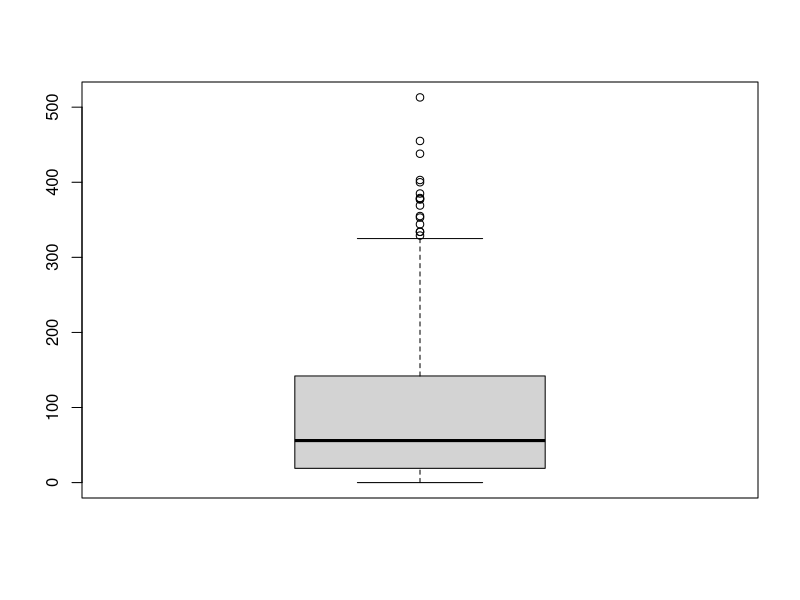
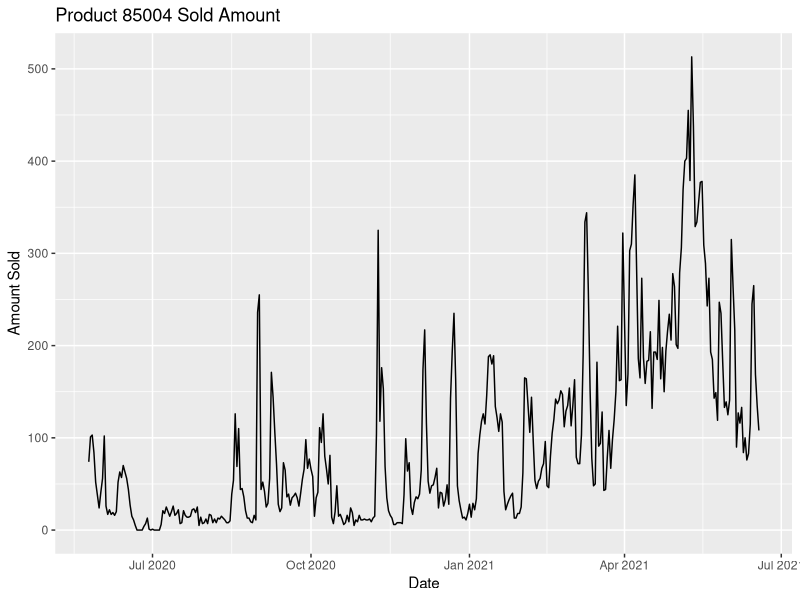
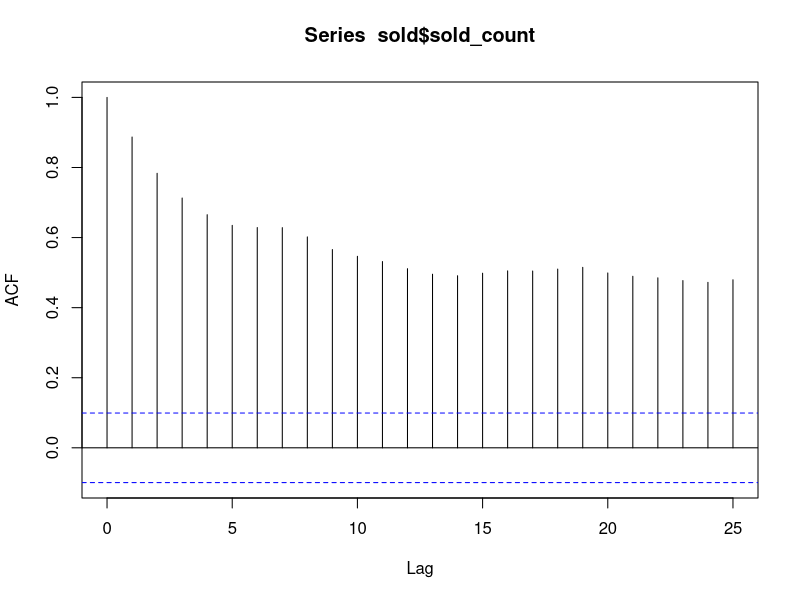
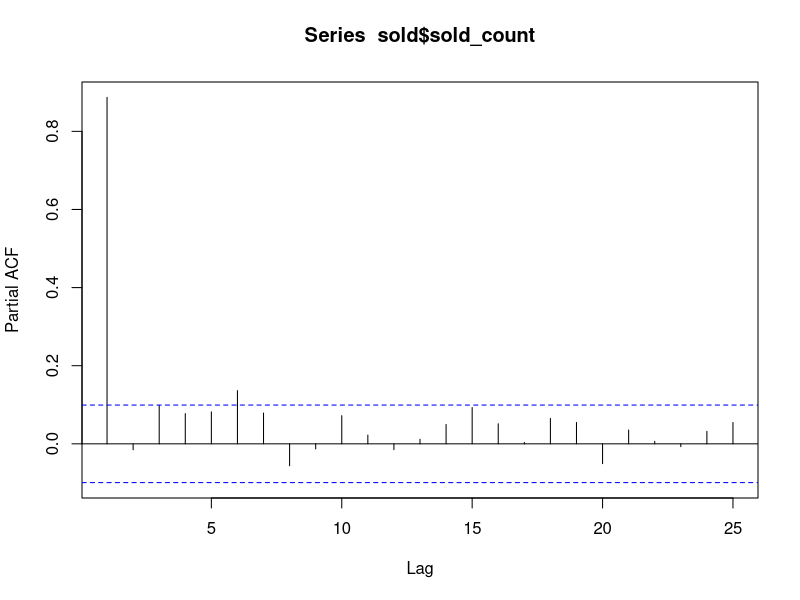
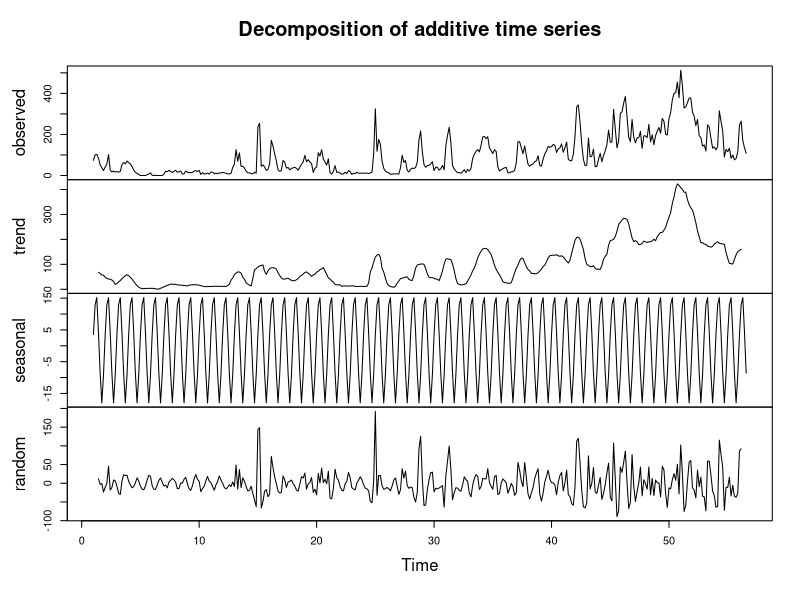
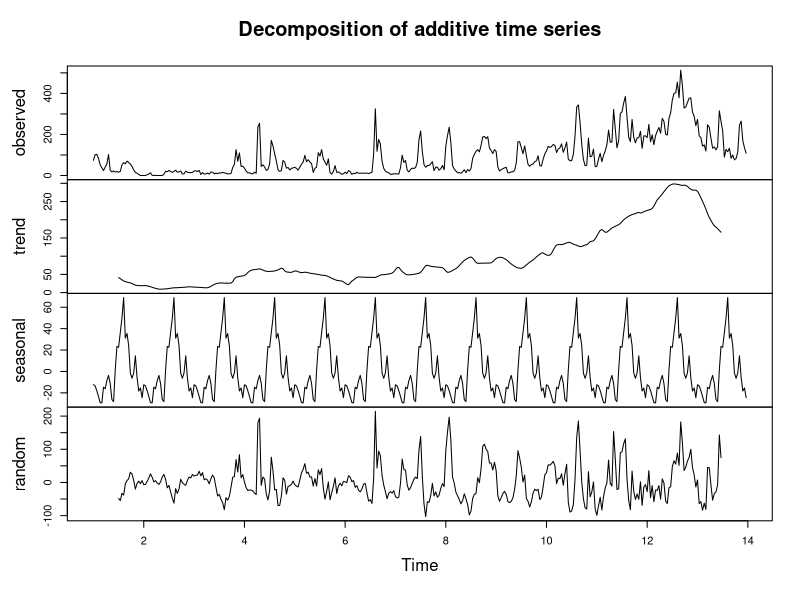
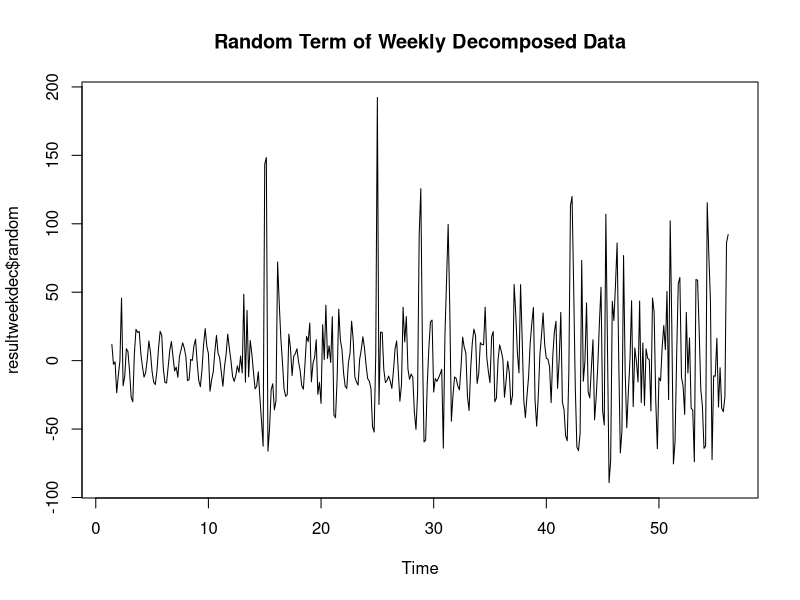
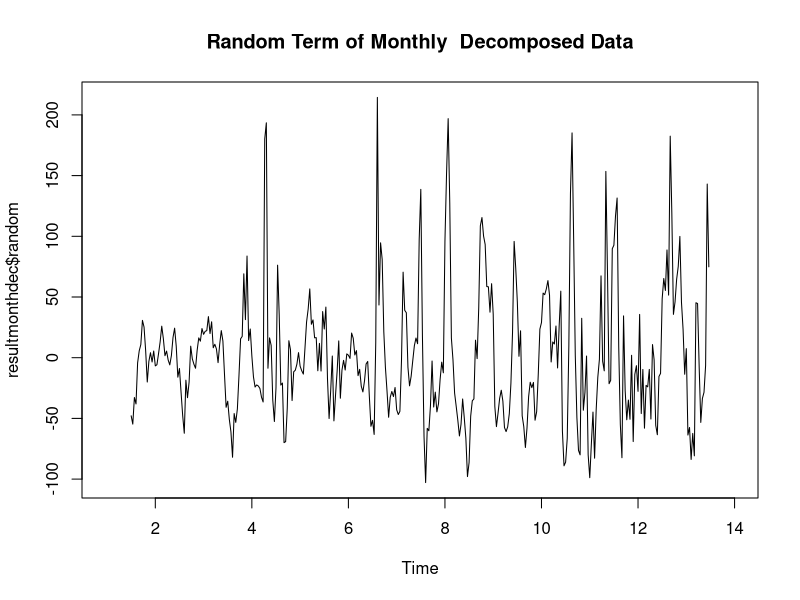

Recreate these plots in R, in order.
## ---- chunk 1
knitr::opts_chunk$set(echo = TRUE)
## ---- chunk 2
library(tidyverse)
library(lubridate)
library(zoo)
library(ggplot2)
library(data.table)
library(dplyr)
library(forecast)
library(miscTools)
library(stats)
library(GGally)
## ---- chunk 3
pr9 = read.csv("alldata_item9.csv")
pr9 <- as.data.table(pr9)
pr9 <- pr9[,-c("X","w_day")]
## ---- chunk 4
pr9 <- mutate(pr9, event_date = ymd(event_date)) # converting event date into datetime object
pr9[, Month:=as.numeric(lubridate::month(event_date,label=F))] #adding month information as a numeric variable 
pr9[, Day:=as.numeric(lubridate::wday(event_date,label=F))] #adding day information as a numeric variable 
head(pr9)
## ---- chunk 5
sold <- data.table(event_date =pr9$event_date,
                   sold_count = pr9$sold_count)
head(sold)
## ---- chunk 6
boxplot(sold$sold_count)
## ---- chunk 7
ggplot(sold, aes(x = event_date)) + 
  geom_line(aes(y = sold_count)) +  ggtitle("Product 85004 Sold Amount") +
  xlab("Date") + ylab("Amount Sold")

## ---- chunk 8
acf(sold$sold_count)
## ---- chunk 9
pacf(sold$sold_count)
## ---- chunk 10
soldts <- ts(rev(pr9$sold_count),  freq = 7, start= c(1,1))
resultweekdec <- decompose(soldts,type= "additive")
plot(resultweekdec)
## ---- chunk 11

soldtsmonth <- ts(rev(pr9$sold_count),  freq = 30, start= c(1,1))
resultmonthdec <- decompose(soldtsmonth,type= "additive")
plot(resultmonthdec)
## ---- chunk 12
plot(resultweekdec$random)
title("Random Term of Weekly Decomposed Data")
## ---- chunk 13
plot(resultmonthdec$random)
title("Random Term of Monthly  Decomposed Data")
## ---- chunk 14
random = resultweekdec$random
trend = resultweekdec$trend
season = resultweekdec$seasonal
## ---- chunk 15
acf(random, na.action = na.pass)
## ---- chunk 16
pacf(random, na.action = na.pass)
## ---- chunk 17
model <- arima(random, order= c(1,0,0))
AIC(model)

model <- arima(random, order= c(2,0,0))
AIC(model)

model <- arima(random, order= c(3,0,0))
AIC(model)

model <- arima(random, order= c(3,0,1))
AIC(model)

model <- arima(random, order= c(3,0,2))
AIC(model)

model <- arima(random, order= c(4,0,1))
AIC(model)

model <- arima(random, order= c(2,0,2))
AIC(model)

model <- arima(random, order= c(1,0,3))
AIC(model)

model <- arima(random, order= c(1,0,2))
AIC(model)

model <- arima(random, order= c(0,0,1))
AIC(model)

model <- arima(random, order= c(0,0,2))
AIC(model)

model <- arima(random, order= c(4,0,2))
AIC(model)

model <- arima(random, order= c(2,0,1))
AIC(model)

## ---- chunk 18
model <- arima(random, order= c(2,0,1))
summary(model)
## ---- chunk 19
plot(model$residuals)
title("Residuals")
## ---- chunk 20
modelfit <- random - model$residuals
fitted <- modelfit+trend+season

plot(soldts)
points(fitted, type= "l", col = 2)

## ---- chunk 21
ggpairs(pr9, columns = c(4,7,8,10,13 ))
## ---- chunk 22
traindata <- sold[-c(1:7),]
head(traindata)
testdata <- sold[c(1:7),]
head(testdata)
## ---- chunk 23
regressors <- pr9$basket_count[-c(1:7)]
head(regressors)
## ---- chunk 24
traindatats <- ts(rev(traindata$sold_count),frequency = 7, start = c(1,1))
resultdec <- decompose(traindatats,type= "additive")
trend = resultdec$trend
season = resultdec$seasonal
random = resultdec$random 
plot(resultdec)
## ---- chunk 25
model <- arima(random, order= c(2,0,1))
summary(model)
## ---- chunk 26
model <- arima(random, order= c(2,0,1), xreg = regressors)
summary(model)
## ---- chunk 27
model.forecast <- predict(model, n.ahead = 10, newxreg = pr9$basket_count[c(1:10)])$pred

last.trend.value <-tail(resultdec$trend[!is.na(resultdec$trend)],10)
seasonality <- resultdec$seasonal[367:376]

forecast_normalized <- model.forecast+last.trend.value+seasonality
forecast_normalized= ts(forecast_normalized, frequency = 7, start=c(55,3))
## ---- chunk 28
testdata <- ts(rev(testdata$sold_count), frequency = 7, start=c(55,3))

plot(testdata)
points(forecast_normalized,type= "l", col = 2)

## ---- chunk 29

modelfit <- random - model$residuals
fitted <- modelfit+trend+season

plot(soldts)
points(fitted, type= "l", col = 2)
title("Fitted vs Real Values")
